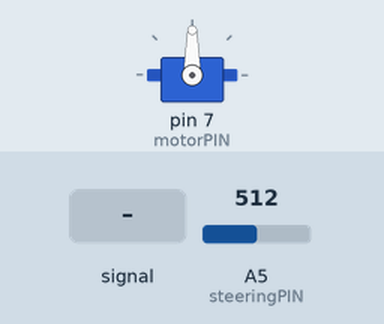
This sketch was run on a simulated Arduino Uno, built with avr-gcc and run on an emulated ATmega328P. Shown: servo. The test bench sets the inputs (shaded band); at power-on: A5 (steeringPIN) = 512. What the sketch prints to the serial monitor is not drawn.

Above: at 1.2 s.
1.3 s: A5 (steeringPIN) fed a 200 Hz sine of ±81 counts around its level
4.3 s: A5 (steeringPIN) set to 716
5.8 s: A5 (steeringPIN) set to 900
At 6.8 s:
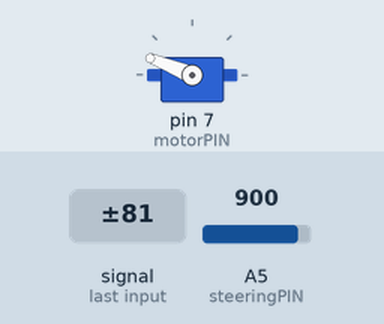
7.3 s: A5 (steeringPIN) set to 1023
At 8.1 s:
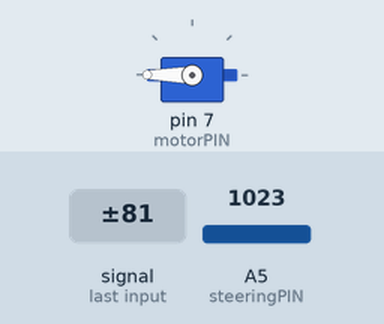
8.8 s: A5 (steeringPIN) set to 306
At 9.4 s:
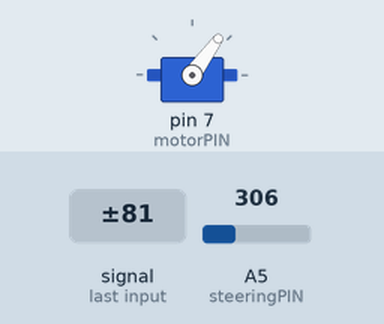
10.3 s: A5 (steeringPIN) set to 122
At 10.6 s:
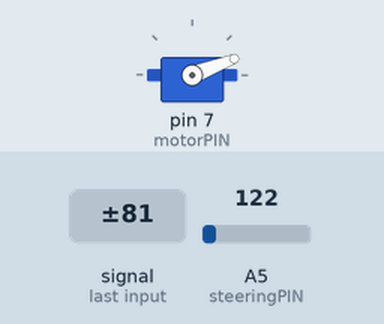
Timing chart, 0 to 12.8 s (numbered marks = the images above; inputs shaded):
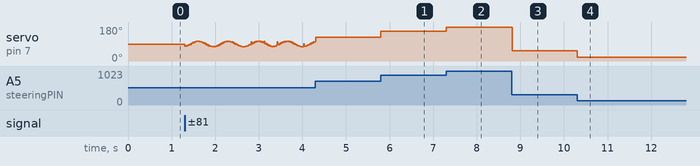

The sketch:

sketch_apr18a.ino
```cpp
//////FOR ALL GAMERS OUT THERE/////
#include <Servo.h>
//////THERMOMETER PRE SETUP///////
#include <OneWire.h>
#include <DallasTemperature.h>

#define motorPIN 7
#define steeringPIN A5

Servo motor;
int val;

void setup() {
  Serial.begin(115200);
}

void loop() {
  motor.attach(motorPIN, 1000, 2000);
  //val = map(analogRead(A0),0,1023,0,180);
  //motor.write(val);
  //Serial.println(val);
  val = map(analogRead(steeringPIN),0,1023,1000,2000);
  motor.writeMicroseconds(val);
  Serial.println(val);
}
```

Measured:
- after the input at 5.8 s, servo on pin 7 (motorPIN): 126° → 158° at once
- after the input at 7.3 s, servo on pin 7 (motorPIN): 158° → 180° at once
- after the input at 8.8 s, servo on pin 7 (motorPIN): 180° → 54° at once
- after the input at 10.3 s, servo on pin 7 (motorPIN): 54° → 21° at once
